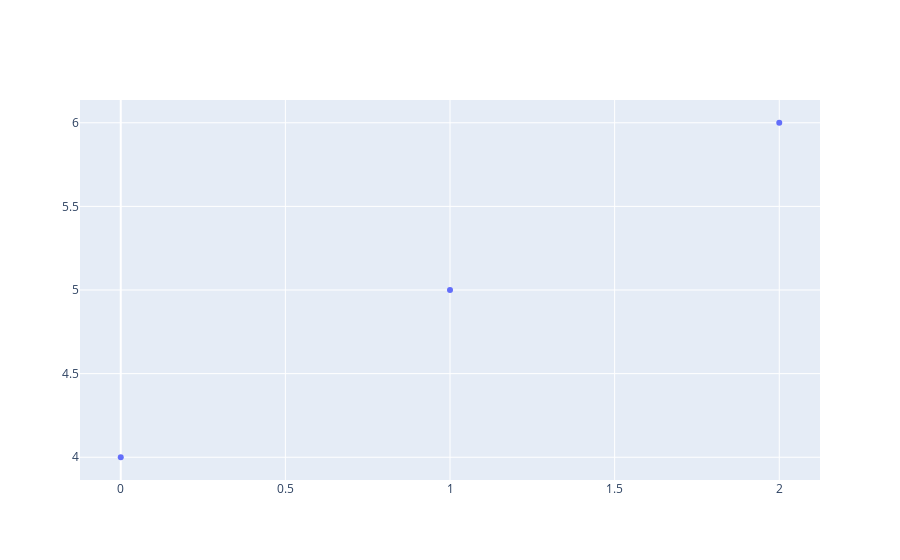

Notebook code cell kept with this figure:
### Markdown cell above
And then we can add a scatter plot to this figure, here with the values 4, 5, and 6.

### Code cell
scatter = go.Scatter(y = [4, 5, 6], mode = 'markers')
fig = go.Figure(data = scatter)
fig

### Figure 1 — Plotly figure (JSON) as saved in the notebook; plotly's stock layout.template omitted (floating-point values rounded to 4 significant figures)
{"data": [{"mode": "markers", "type": "scatter", "y": [4, 5, 6]}], "layout": {"autosize": true, "xaxis": {"autorange": true, "range": [-0.1226, 2.123]}, "yaxis": {"autorange": true, "range": [3.854, 6.146], "type": "linear"}}}
